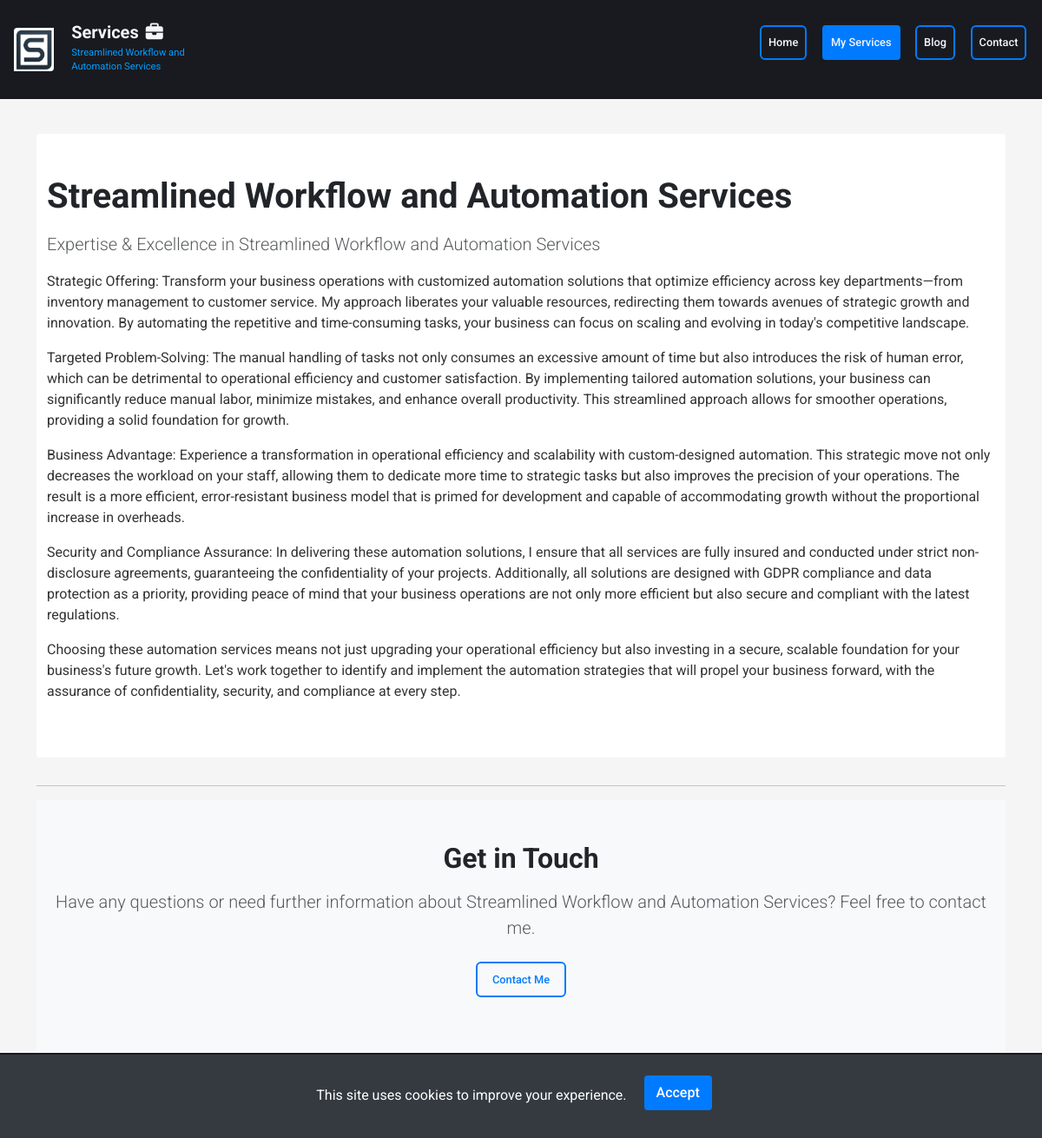
The page /services/12/ on the database its author committed.
### services/models.py (models this page shows, shortened)
class Service(models.Model):
    title = models.CharField(max_length=200, unique=True)
    short_description = models.TextField(default='No short description provided.')
    description = models.TextField()
    home_description = models.TextField(
        default='Brief overview for home page.',
        help_text='A concise description for the home page.'
    )
    link = models.URLField(max_length=200, blank=True, null=True)
    class Meta:
        verbose_name = "Service"
        verbose_name_plural = "Services"
        ordering = ['title']

### services/views.py (the view)
# urls.py: path('<int:pk>/', service_detail_view, name='service_detail'),
def service_detail_view(request, pk):
    service = get_object_or_404(Service, pk=pk)
    return render(request, 'services/service_detail.html', {'service': service})

### services/templates/services/service_detail.html (shortened to what this page needs)
{% extends "base.html" %}
{% block content %}
<section class="hero-introduction-section py-5 bg-light">
    <div class="container">
        <div class="row">
            <div class="col-lg-12 mx-auto">
                <h1 class="section-title mb-3">{{ service.title }}</h1>
                <p class="lead text-muted">Expertise & Excellence in {{ service.title }}</p>
                <div class="service-description">
                    {{ service.description|linebreaks }}
                </div>
            </div>
        </div>
    </div>
</section>
<hr class="section-divider">
<section class="contact-section py-5 bg-light">
    <div class="container">
        <div class="row">
            <div class="col-lg-12 mx-auto text-center">
                <h2 class="section-title mb-3">Get in Touch</h2>
                <p class="lead text-muted">Have any questions or need further information about {{ service.title }}? Feel free to contact me.</p>
                <a href="/contact" class="btn btn-outline-primary mt-2">Contact Me</a>
            </div>
        </div>
    </div>
</section>
{% endblock %}

### static/css/base.css (style rules this page uses)
* { margin: 0; padding: 0; box-sizing: border-box; }
body { font-family: 'Roboto', Arial, sans-serif; font-size: 1rem; line-height: 1.6; color: #333; background-color: #f5f5f5; }
h1, h2, h3, h4, h5, h6 { margin-top: 0; margin-bottom: 0.5em; color: #212529; font-weight: 700; }
h1 { font-size: 2.5rem; }
h2 { font-size: 2rem; }
p { margin-bottom: 1rem; font-size: 1rem; line-height: 1.5; color: #333; }
a { color: #007bff; text-decoration: none; transition: color 0.3s ease; }
.text-center { text-align: center; }
.mt-2 { margin-top: 0.5rem; }
.mb-3 { margin-bottom: 1rem; }

### static/css/components.css (style rules this page uses)
.btn { background-color: #343a40; color: #ffffff; border: 2px solid transparent; padding: 0.55rem 1.05rem; font-size: 0.8rem; border-radius: 0.375rem; transition: all 0.3s ease; cursor: pointer; font-weight: 500; margin: 1rem; }
.btn-outline-primary { color: #007bff; background-color: transparent; border-color: #007bff; }

### static/css/layout.css (style rules this page uses)
.hero-section, .latest-news-section, .about-section, .services-section, .blog-section, .hero-introduction-section { background-color: #fff !important; padding: 2rem 0; margin-bottom: 2rem; border-radius: 0.25rem; }

### rows shown on the page
Service: title "Streamlined Workflow and Automation Services", description "Strategic Offering: Transform your business operations with customized automation solutions that optimize efficiency across key departments—from inventory management to customer service. My approach liberates your valuable resources, redirecting them towards avenues of strategic growth and innovation. By automating the repetitive and time-consuming tasks, your business can focus on scaling and evolving in today's competitive landscape. Targeted Problem-Solving: The manual handling of tasks not only consumes an excessive amount of time but also introduces the risk of human error, which can be detrimental to operational efficiency and customer satisfaction. By implementing tailored automation…"
